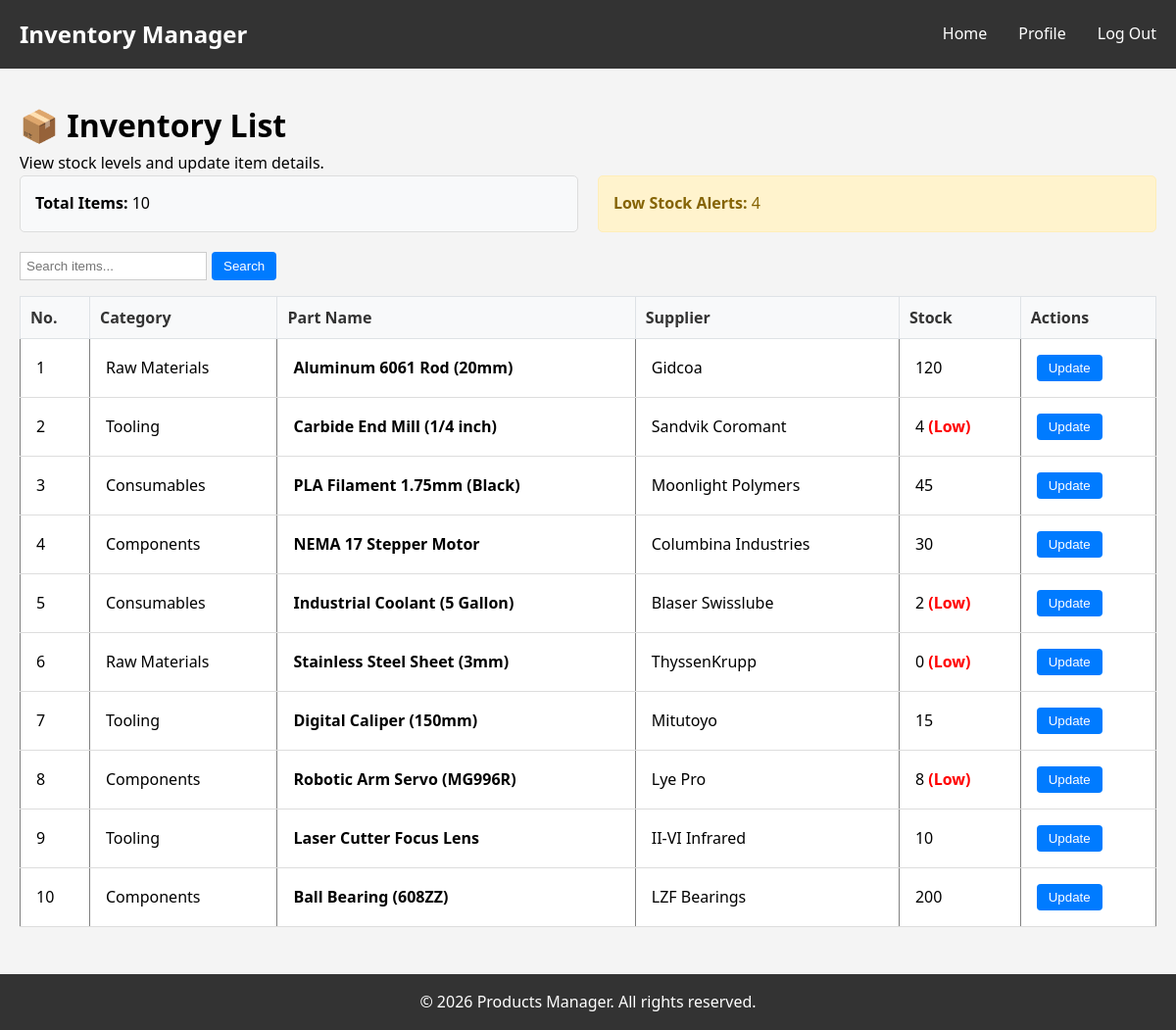
The page /pages/user_inventory.php (signed in) on the database as committed earlier.
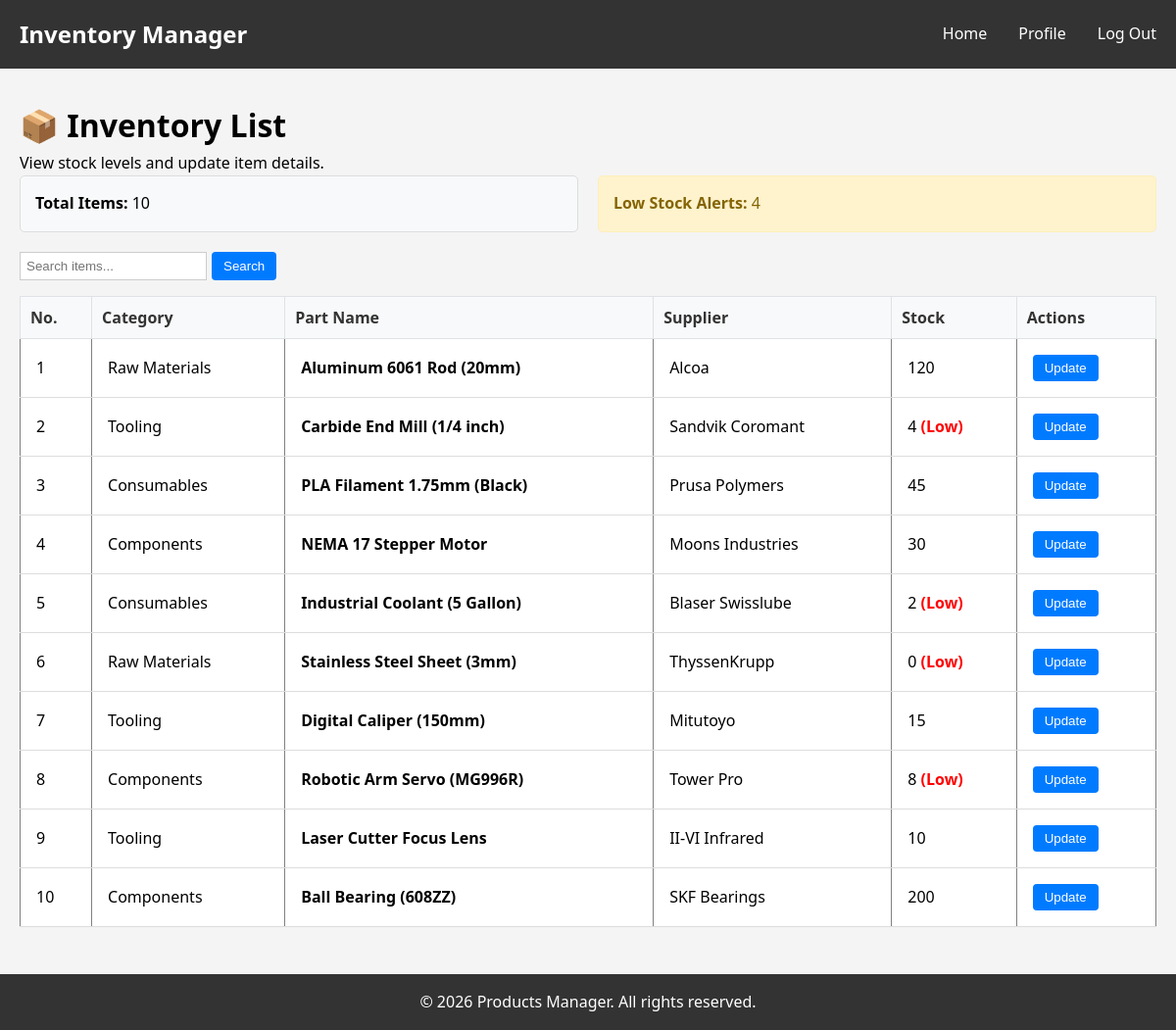
The same page on the database as committed later.
### tables this page shows
CREATE TABLE `inventory` (
    `id` INT AUTO_INCREMENT PRIMARY KEY,
    `part_name` VARCHAR(100) NOT NULL,
    `category` VARCHAR(50) DEFAULT 'General',
    `supplier` VARCHAR(100) DEFAULT 'Unknown',
    `stock_level` INT NOT NULL DEFAULT 0,
    `status` ENUM('active', 'obsolete') DEFAULT 'active',
    `is_deleted` TINYINT(1) DEFAULT 0, 
    `updated_at` TIMESTAMP DEFAULT CURRENT_TIMESTAMP ON UPDATE CURRENT_TIMESTAMP
);

### utils/inventory_logic.php (called while the page is built, shortened)
<?php
function getInventory($conn, $search = '') {
    $items = [];
    try {
        if (!empty($search)) {
            $stmt = $conn->prepare("SELECT * FROM inventory WHERE (part_name LIKE ? OR category LIKE ? OR id = ?) AND is_deleted = 0 ORDER BY id ASC");
            $searchTerm = "%$search%";
            $stmt->bind_param("sss", $searchTerm, $searchTerm, $search);
            $stmt->execute();
            $result = $stmt->get_result();
        } else {
            $result = $conn->query("SELECT * FROM inventory WHERE is_deleted = 0 ORDER BY id ASC");
        }
        while ($row = $result->fetch_assoc()) {
            $items[] = $row;
        }
        return $items;
    } catch (Exception $e) { return []; }
}
?>

### pages/user_inventory.php (the view, shortened to what this page needs)
<?php
require_once '../config/config.php';
require_once '../utils/inventory_logic.php';
$searchTerm = $_GET['search'] ?? '';
$inventoryItems = getInventory($conn, $searchTerm);
$totalItems = count($inventoryItems);
$lowStockCount = 0;
foreach ($inventoryItems as $item) {
    if ($item['stock_level'] < 10) $lowStockCount++;
}
require_once '../includes/header.php';
?>
<link rel="stylesheet" href="../css/style.css">
<div class="container">
    <h1>📦 Inventory List</h1>
    <p>View stock levels and update item details.</p>
    <div style="display: flex; gap: 20px; margin-bottom: 20px;">
        <div style="padding: 15px; background: #f8f9fa; border: 1px solid #ddd; border-radius: 5px; flex: 1;">
            <strong>Total Items:</strong> <?php echo $totalItems; ?>
        </div>
        <div style="padding: 15px; background: #fff3cd; border: 1px solid #ffeeba; border-radius: 5px; flex: 1; color: #856404;">
            <strong>Low Stock Alerts:</strong> <?php echo $lowStockCount; ?>
        </div>
    </div>
    <form method="GET" style="margin-bottom: 15px; display:flex; gap:5px;">
        <input type="text" name="search" placeholder="Search items..." value="<?php echo htmlspecialchars($searchTerm); ?>" style="padding: 6px; border: 1px solid #ccc;">
        <button type="submit" class="btn-blue">Search</button>
    </form>
    <table border="1" cellpadding="10" cellspacing="0" style="width: 100%; border-collapse: collapse;">
        <tr style="background: #e9ecef; color: black; font-weight: bold;">
            <th style="padding: 10px; border: 1px solid #dee2e6;">No.</th>
            <th style="padding: 10px; border: 1px solid #dee2e6;">Category</th>
            <th style="padding: 10px; border: 1px solid #dee2e6;">Part Name</th>
            <th style="padding: 10px; border: 1px solid #dee2e6;">Supplier</th>
            <th style="padding: 10px; border: 1px solid #dee2e6;">Stock</th>
            <th style="padding: 10px; border: 1px solid #dee2e6;">Actions</th>
        </tr>
        <?php if (count($inventoryItems) > 0): ?>
            <?php $rowNum = 1; ?>
            <?php foreach ($inventoryItems as $item): ?>
                <tr style="border-bottom: 1px solid #eee;">
                    <td><?php echo $rowNum++; ?></td>
                    <td><?php echo htmlspecialchars($item['category']); ?></td>
                    <td><b><?php echo htmlspecialchars($item['part_name']); ?></b></td>
                    <td><?php echo htmlspecialchars($item['supplier']); ?></td>
                    <td>
                        <?php echo $item['stock_level']; ?>
                        <?php if($item['stock_level'] < 10) echo " <span style='color:red; font-weight:bold;'>(Low)</span>"; ?>
                    </td>
                    <td>
                        <button class="btn-blue" onclick="openEditForm(
                            '<?php echo $item['id']; ?>',
                            '<?php echo addslashes($item['part_name']); ?>',
                            '<?php echo $item['stock_level']; ?>',
                            '<?php echo addslashes($item['category']); ?>',
                            '<?php echo addslashes($item['supplier']); ?>'
                        )">Update</button>
                    </td>
                </tr>
            <?php endforeach; ?>
        <?php else: ?>
            <tr><td colspan="6" style="text-align:center;">No items found.</td></tr>
        <?php endif; ?>
    </table>
</div>
<?php require_once '../includes/footer.php'; ?>

Rows that differ between the two databases and show on the page:
changed inventory "Aluminum 6061 Rod (20mm)": supplier "Gidcoa" → "Alcoa"
changed inventory "PLA Filament 1.75mm (Black)": supplier "Moonlight Polymers" → "Prusa Polymers"
changed inventory "NEMA 17 Stepper Motor": supplier "Columbina Industries" → "Moons Industries"
changed inventory "Robotic Arm Servo (MG996R)": supplier "Lye Pro" → "Tower Pro"
changed inventory "Ball Bearing (608ZZ)": supplier "LZF Bearings" → "SKF Bearings"
